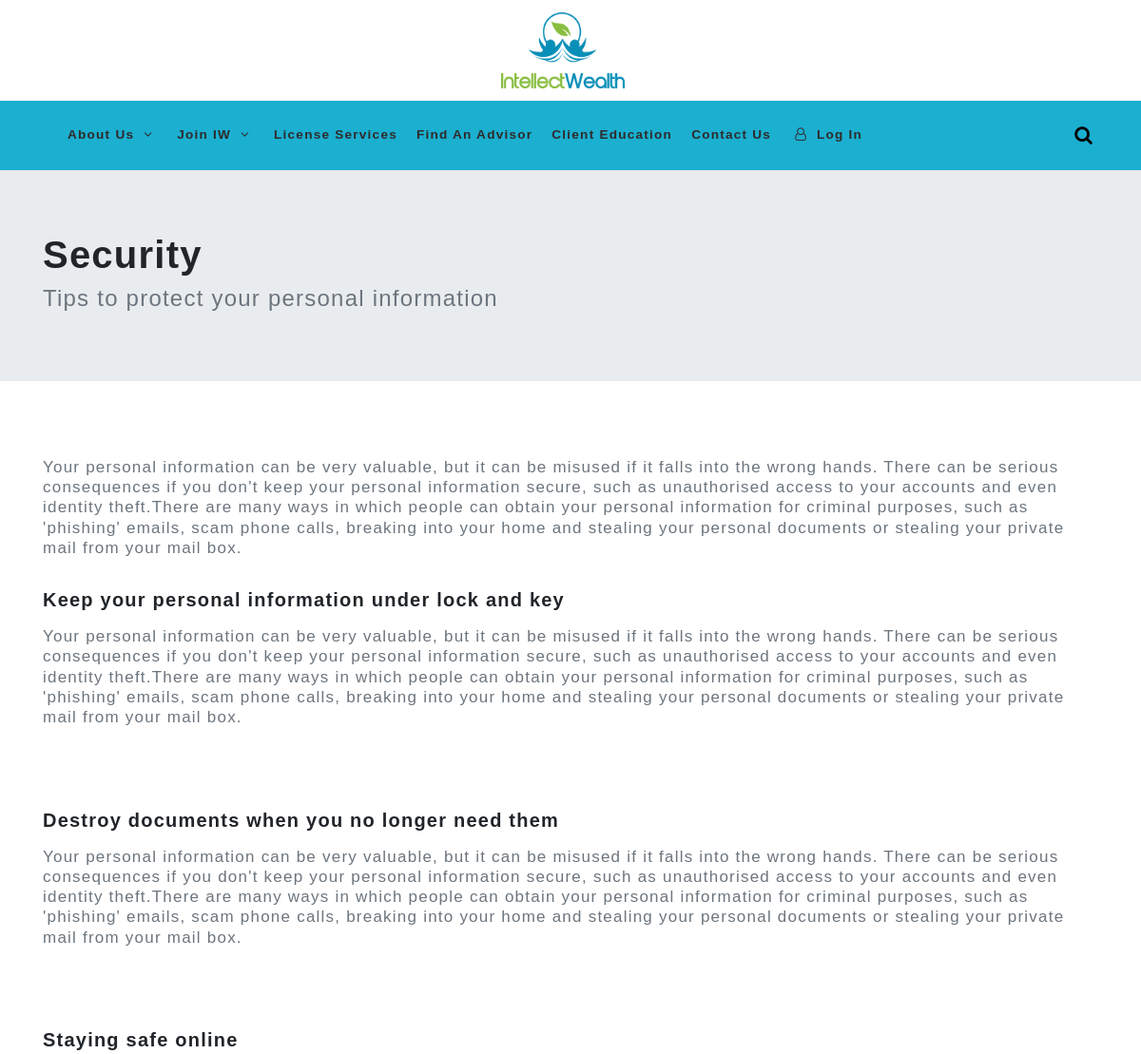
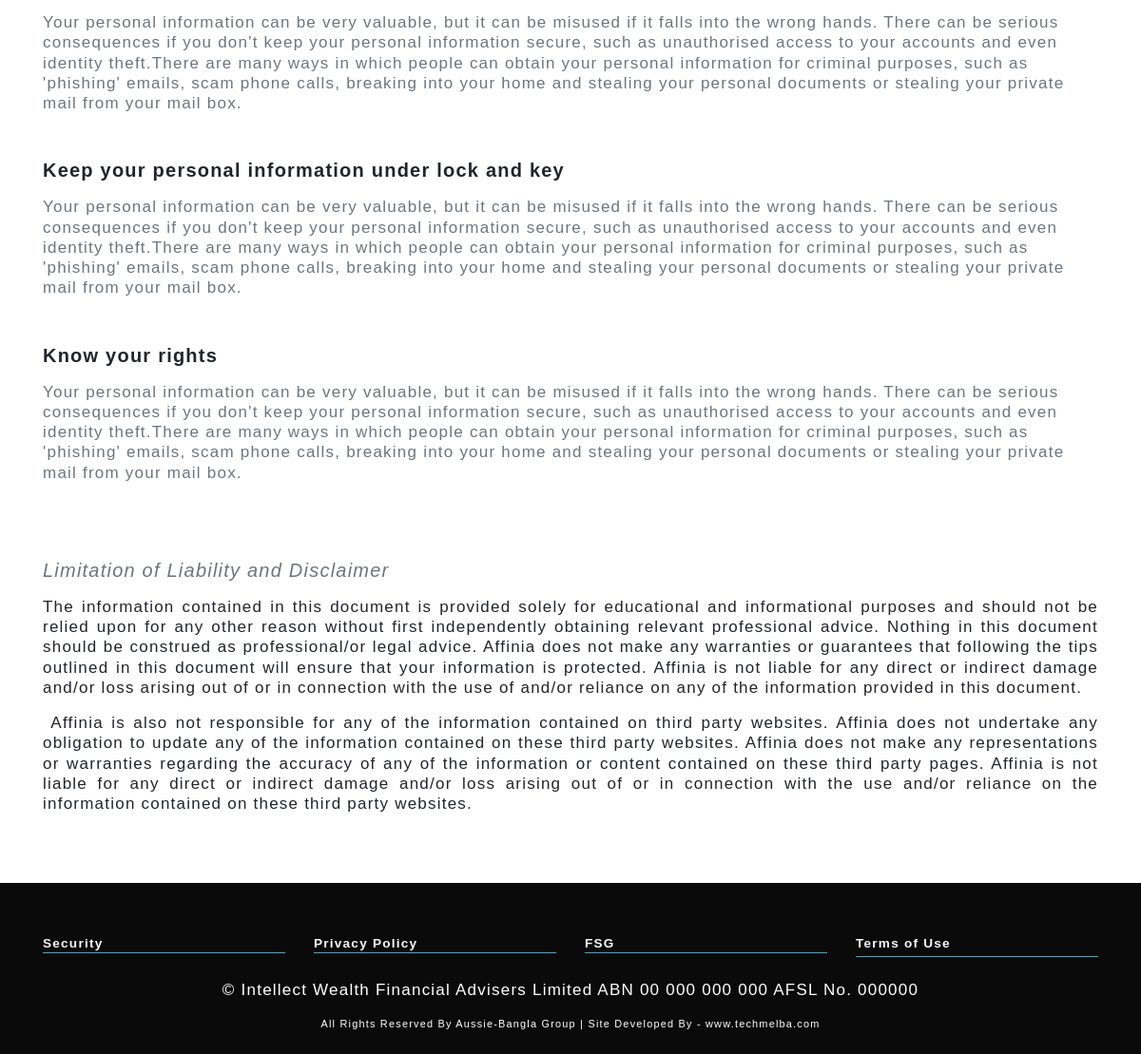
Page /security/ on the committed database (2 pictures, top to bottom).
### IW_App/models.py (models this page shows, shortened)
class Security(models.Model):
	security_title = models.CharField(max_length=250)
	security_desc = models.TextField(blank=True, null=True)

class Limitation(models.Model):
	description = models.TextField()

### IW_App/views.py (the view)
# urls.py: path('security/',SecurityPolicy.as_view(), name='Security'),
class SecurityPolicy(View):
    def get(self, request):
        limitaion = Limitation.objects.all()
        security = Security.objects.all()
        context = {
                'security':security,
                'limitaion': limitaion
        }
        return render(request, 'Footer/security.html',context)

### templates/Footer/security.html (shortened to what this page needs)
{% extends "index.html" %}
{% load static %}
{% block body %}
<div>
    <div class="jumbotron jumbotron-fluid">
        <div class="container">
          <h1 class="head">Security</h1>
          <h4 class="text text-muted">Tips to protect your personal information</h4>
        </div>
      </div>
</div>
<div class="container mt-6">
    <p class="text-muted">
        Your personal information can be very valuable, but it can be misused if it falls into the wrong hands. There can be serious consequences if you don't keep your personal information secure, such as unauthorised access to your accounts and even identity theft.There are many ways in which people can obtain your personal information for criminal purposes, such as 'phishing' emails, scam phone calls, breaking into your home and stealing your personal documents or stealing your private mail from your mail box.
    </p>
</div>
<div class="container mt-3">
    <div class="row">
        {% for s in security %}
        <div class="col-md-12 mt-3 mb-3">
            <h5 class="font-weight-bold">{{s.security_title}}</h5>
            <p class="text-muted mt-2">
               {{s.security_desc|safe}}
            </p>
        </div>
        {% endfor %}
    </div>
</div>
<div class="container mt-6">
    <div class="row">
        {% for l in limitaion %}
        <div class="col-md-12">
            <h5 class="font-italic weight text-muted">Limitation of Liability and Disclaimer</h5>
            <p class="text-muted mt-3 font-italic">
                {{l.description|safe}}
            </p>
        </div>
        {% endfor %}
    </div>
</div>
{% endblock body %}

### static/css/custom.css (style rules this page uses)
body { overflow-x: hidden; }
h1 { font-weight: 700; }

### templates/index.html (style rules this page uses)
p { font-size: 17px; font-family: "Ciutadella-SemiBold", Arial, Helvetica, sans-serif; }
h4 { font-family: "Ciutadella-SemiBold", Arial, Helvetica, sans-serif; }
h5 { font-family: "Ciutadella-SemiBold", Arial, Helvetica, sans-serif; }
h1 { font-family: "Ciutadella-SemiBold", Arial, Helvetica, sans-serif; }
body { overflow-x: hidden; font-family: "Ciutadella-SemiBold", Arial, Helvetica, sans-serif; font-size: 0.85rem; line-height: 1.25; letter-spacing: 0.09em; }
h1 { font-weight: 700; }
.mt-6 { padding-top: 3rem; }
h1 { font-size: 40px; }

### rows in the picture
Security: security_title "Keep your personal information under lock and key", security_desc "Your personal information can be very valuable, but it can be misused if it falls into the wrong hands. There can be serious consequences if you don't keep your personal information secure, such as unauthorised access to your accounts and even identity theft.There are many ways in which people can obtain your personal information for criminal purposes, such as 'phishing' emails, scam phone calls, breaking into your home and stealing your personal documents or stealing your private mail from your mail box."
Security: security_title "Destroy documents when you no longer need them", security_desc "Your personal information can be very valuable, but it can be misused if it falls into the wrong hands. There can be serious consequences if you don't keep your personal information secure, such as unauthorised access to your accounts and even identity theft.There are many ways in which people can obtain your personal information for criminal purposes, such as 'phishing' emails, scam phone calls, breaking into your home and stealing your personal documents or stealing your private mail from your mail box."
Security: security_title "Staying safe online", security_desc "Your personal information can be very valuable, but it can be misused if it falls into the wrong hands. There can be serious consequences if you don't keep your personal information secure, such as unauthorised access to your accounts and even identity theft.There are many ways in which people can obtain your personal information for criminal purposes, such as 'phishing' emails, scam phone calls, breaking into your home and stealing your personal documents or stealing your private mail from your mail box."
Security: security_title "Keep your personal information under lock and key", security_desc "Your personal information can be very valuable, but it can be misused if it falls into the wrong hands. There can be serious consequences if you don't keep your personal information secure, such as unauthorised access to your accounts and even identity theft.There are many ways in which people can obtain your personal information for criminal purposes, such as 'phishing' emails, scam phone calls, breaking into your home and stealing your personal documents or stealing your private mail from your mail box."
Security: security_title "Know your rights", security_desc "Your personal information can be very valuable, but it can be misused if it falls into the wrong hands. There can be serious consequences if you don't keep your personal information secure, such as unauthorised access to your accounts and even identity theft.There are many ways in which people can obtain your personal information for criminal purposes, such as 'phishing' emails, scam phone calls, breaking into your home and stealing your personal documents or stealing your private mail from your mail box."
Limitation: description "The information contained in this document is provided solely for educational and informational purposes and should not be relied upon for any other reason without first independently obtaining relevant professional advice. Nothing in this document should be construed as professional/or legal advice. Affinia does not make any warranties or guarantees that following the tips outlined in this document will ensure that your information is protected. Affinia is not liable for any direct or indirect damage and/or loss arising out of or in connection with the use of and/or reliance on any of the information provided in this document. Affinia is also not responsible for any of the information…"
